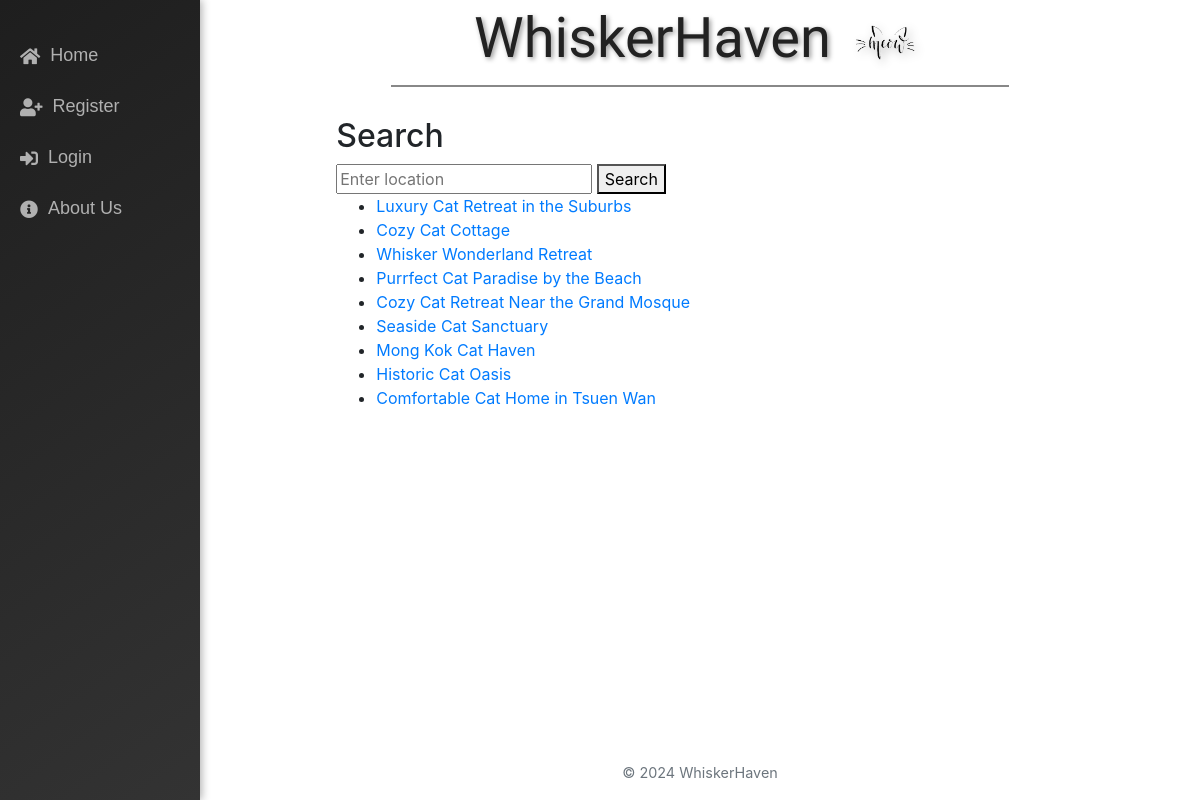
Page /search_listings/ on the committed database.
### main/models.py (models this page shows, shortened)
class Listing(models.Model):
    host = models.ForeignKey(User, on_delete=models.CASCADE)
    title = models.CharField(max_length=200)
    description = models.TextField()
    price_per_day = models.DecimalField(max_digits=7, decimal_places=2)
    location = models.CharField(max_length=100)
    contact_number = models.CharField(max_length=15)
    image = models.ImageField(upload_to='images/', null=True, blank=True)
    available = models.BooleanField(default=True)
    created_at = models.DateTimeField(auto_now_add=True)

### main/views.py (the view)
# urls.py: path('search_listings/', views.search_listings, name='search_listings'),
def search_listings(request):
    query = request.GET.get('location')
    if query:
        listings = Listing.objects.filter(location__icontains=query)
    else:
        listings = Listing.objects.all()
    return render(request, 'main/search_listings.html', {'listings': listings})

### main/templates/main/search_listings.html (shortened to what this page needs)
{% extends "main/base.html" %}
{% block content %}
<h2>Search</h2>
<form method="GET">
    <input type="text" name="location" placeholder="Enter location">
    <button type="submit">Search</button>
</form>
<ul>
    {% for listing in listings %}
        <li><a href="{% url 'listing_detail' listing.id %}">{{ listing.title }}</a></li>
    {% empty %}
        <p>No listings found.</p>
    {% endfor %}
</ul>
{% endblock %}

### rows in the picture
Listing: title "Luxury Cat Retreat in the Suburbs"
Listing: title "Cozy Cat Cottage"
Listing: title "Whisker Wonderland Retreat"
Listing: title "Purrfect Cat Paradise by the Beach"
Listing: title "Cozy Cat Retreat Near the Grand Mosque"
Listing: title "Seaside Cat Sanctuary"
Listing: title "Mong Kok Cat Haven"
Listing: title "Historic Cat Oasis"
Listing: title "Comfortable Cat Home in Tsuen Wan"
